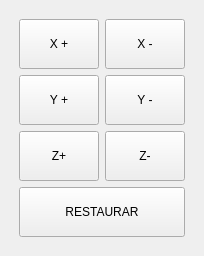
           <widget class="QWidget" name="tab_limits">
            <attribute name="title">
             <string>LIMITES</string>
            </attribute>
            <layout class="QVBoxLayout" name="lay_limits_tab">
             <property name="leftMargin">
              <number>10</number>
             </property>
             <property name="topMargin">
              <number>10</number>
             </property>
             <property name="rightMargin">
              <number>10</number>
             </property>
             <property name="bottomMargin">
              <number>10</number>
             </property>
             <item>
              <widget class="QWidget" name="w_limits_content" native="true">
               <layout class="QGridLayout" name="lay_limits_content">
                <property name="spacing">
                 <number>6</number>
                </property>
                <item row="0" column="0">
                 <widget class="QPushButton" name="btn_x_plus">
                  <property name="minimumSize">
                   <size>
                    <width>0</width>
                    <height>50</height>
                   </size>
                  </property>
                  <property name="text">
                   <string>X +</string>
                  </property>
                 </widget>
                </item>
                <item row="0" column="1">
                 <widget class="QPushButton" name="btn_x_minus">
                  <property name="minimumSize">
                   <size>
                    <width>0</width>
                    <height>50</height>
                   </size>
                  </property>
                  <property name="text">
                   <string>X -</string>
                  </property>
                 </widget>
                </item>
                <item row="1" column="0">
                 <widget class="QPushButton" name="btn_y_plus">
                  <property name="minimumSize">
                   <size>
                    <width>0</width>
                    <height>50</height>
                   </size>
                  </property>
                  <property name="text">
                   <string>Y +</string>
                  </property>
                 </widget>
                </item>
                <item row="1" column="1">
                 <widget class="QPushButton" name="btn_y_minus">
                  <property name="minimumSize">
                   <size>
                    <width>0</width>
                    <height>50</height>
                   </size>
                  </property>
                  <property name="text">
                   <string>Y -</string>
                  </property>
                 </widget>
                </item>
                <item row="2" column="0">
                 <widget class="QPushButton" name="btn_z_plus">
                  <property name="minimumSize">
                   <size>
                    <width>0</width>
                    <height>50</height>
                   </size>
                  </property>
                  <property name="text">
                   <string>Z+</string>
                  </property>
                 </widget>
                </item>
                <item row="2" column="1">
                 <widget class="QPushButton" name="btn_z_minus">
                  <property name="minimumSize">
                   <size>
                    <width>0</width>
                    <height>50</height>
                   </size>
                  </property>
                  <property name="text">
                   <string>Z-</string>
                  </property>
                 </widget>
                </item>
                <item row="3" column="0" colspan="2">
                 <widget class="QPushButton" name="btn_restore_limits">
                  <property name="minimumSize">
                   <size>
                    <width>0</width>
                    <height>50</height>
                   </size>
                  </property>
                  <property name="text">
                   <string>RESTAURAR</string>
                  </property>
                 </widget>
                </item>
               </layout>
              </widget>
             </item>
            </layout>
           </widget>
